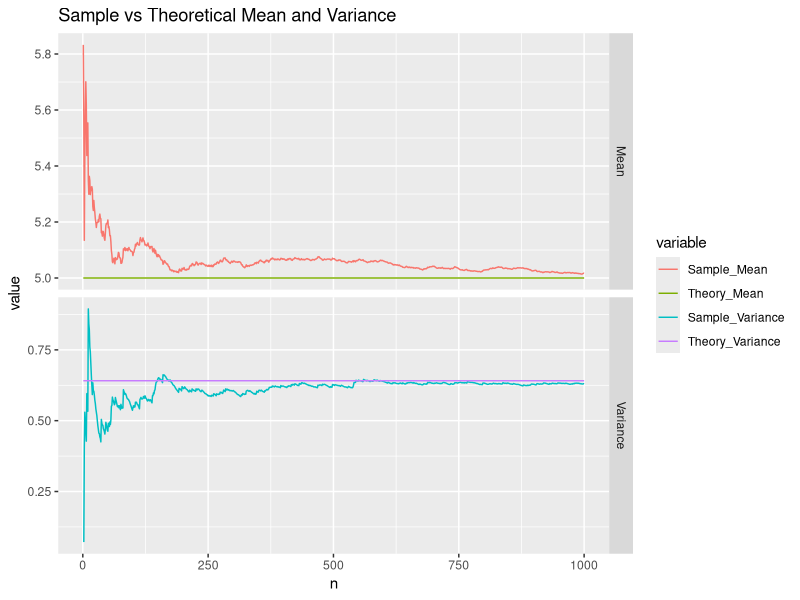
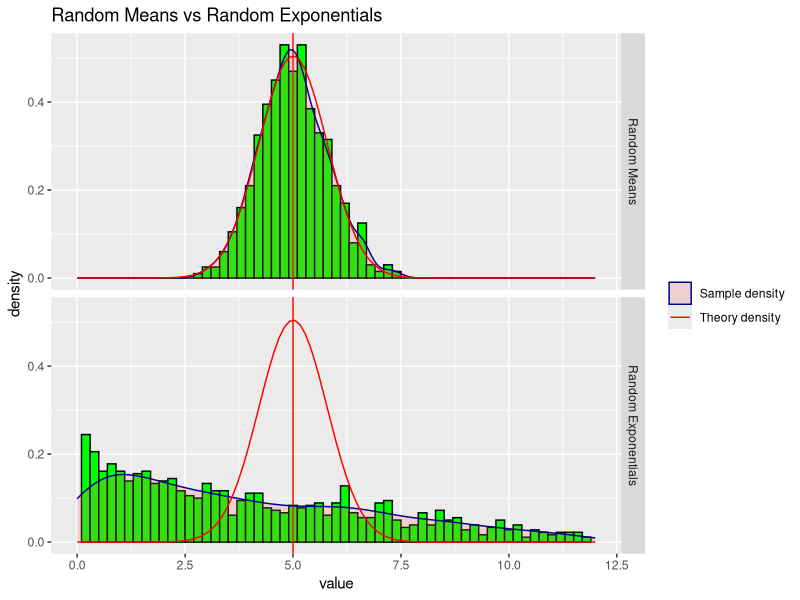

Write R code to recreate these figures, in order.
## ---- chunk 1
library(ggplot2)
library(reshape2)
require(dplyr, quietly=T, warn.conflicts = F)
set.seed (199) #seed for random data
lambda <- 0.2 # Setting lambda = 0.2 for all of the simulations.
n <- 40 # We are to investigate the distribution of averages of 40 exponentials.
sim_num <- 1000 # We are to do a thousand simulations.
Theory_Mean <- 1/lambda # Theoretical mean
Theory_Variance <- 1/(lambda^2*(n-1)) # Theoretical variance of the n exponentials sample
Theory_SD <- 1/(lambda*sqrt(n)) # Theor. standard deviation of the n exponentials sample
## ---- chunk 2
means = NULL
for (i in 1:sim_num) means = c(means, mean(rexp(n, lambda)))
## ---- chunk 3
set.seed (199) #seed for random data
exp_distr <- rexp(sim_num, lambda)
## ---- chunk 4
Sample_Mean <- cumsum(means)/seq_along(means) # Cumulative mean calculation
Sample_Variance <- cumsum((means-Sample_Mean)^2)/(seq_along(means)-1) 
                                                # Cumulative variance calculation

data <- data.frame(cbind(n=seq_along(Sample_Mean), Sample_Mean, 
                         Theory_Mean, Sample_Variance, Theory_Variance))


data1<-melt(data, id.vars=c('n'), na.rm=T) %>% 
        mutate (var2=ifelse(variable=='Sample_Mean' | 
                                    variable=='Theory_Mean', 'Mean', 'Variance'))

p1 <- ggplot(data1, aes(n, value, colour=variable)) 
p1 <- p1 + facet_grid(var2~., scales='free')
p1 + geom_line() + ggtitle('Sample vs Theoretical Mean and Variance')  
## ---- chunk 5
data<-data.frame(n=seq_along(means), means, exp_distr)
data2<-melt(data, id.vars=c('n'))
levels(data2$variable) <-c('Random Means','Random Exponentials')
d1<-ggplot(data2, aes(x=value))+xlim(0,12)
d1<-d1+geom_histogram(aes(y=..density..), binwidth=0.2, fill='green', colour='black')
d1<-d1+facet_grid(variable~.)
d1<-d1+geom_vline(xintercept=Theory_Mean, colour='red')
d1<-d1+geom_density(alpha=.2, fill="#FF6666", aes(colour='Sample density'), showGuide=T)
d1<-d1+stat_function(fun=dnorm, args=list(mean=Theory_Mean, sd=Theory_SD), 
                     aes(colour='Theory density'), showGuide=T)
d1<-d1+scale_colour_manual("",values = c("darkblue", "red"))
d1 + ggtitle('Random Means vs Random Exponentials') 
